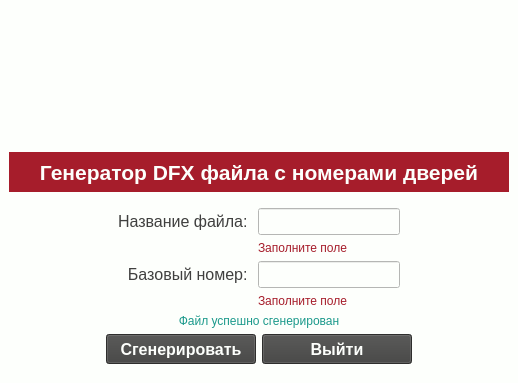
<?xml version="1.0" encoding="UTF-8"?>
<ui version="4.0">
 <class>MainWindow</class>
 <widget class="QMainWindow" name="MainWindow">
  <property name="geometry">
   <rect>
    <x>0</x>
    <y>0</y>
    <width>518</width>
    <height>379</height>
   </rect>
  </property>
  <property name="windowTitle">
   <string>QDoors DFX Generator</string>
  </property>
  <property name="windowIcon">
   <iconset>
    <normaloff>../img/icon.png</normaloff>../img/icon.png</iconset>
  </property>
  <property name="styleSheet">
   <string notr="true">background-color: rgb(253, 255, 252);</string>
  </property>
  <widget class="QWidget" name="centralwidget">
   <layout class="QVBoxLayout" name="verticalLayout">
    <item>
     <widget class="QLabel" name="Logo">
      <property name="sizePolicy">
       <sizepolicy hsizetype="Fixed" vsizetype="Fixed">
        <horstretch>0</horstretch>
        <verstretch>0</verstretch>
       </sizepolicy>
      </property>
      <property name="minimumSize">
       <size>
        <width>500</width>
        <height>137</height>
       </size>
      </property>
      <property name="maximumSize">
       <size>
        <width>500</width>
        <height>137</height>
       </size>
      </property>
      <property name="font">
       <font>
        <family>Arial</family>
        <pointsize>14</pointsize>
       </font>
      </property>
      <property name="styleSheet">
       <string notr="true"/>
      </property>
      <property name="text">
       <string/>
      </property>
      <property name="pixmap">
       <pixmap>../img/logo.png</pixmap>
      </property>
      <property name="scaledContents">
       <bool>true</bool>
      </property>
      <property name="alignment">
       <set>Qt::AlignLeading|Qt::AlignLeft|Qt::AlignVCenter</set>
      </property>
      <property name="margin">
       <number>5</number>
      </property>
     </widget>
    </item>
    <item>
     <widget class="QLabel" name="Header">
      <property name="sizePolicy">
       <sizepolicy hsizetype="Preferred" vsizetype="Fixed">
        <horstretch>0</horstretch>
        <verstretch>0</verstretch>
       </sizepolicy>
      </property>
      <property name="minimumSize">
       <size>
        <width>0</width>
        <height>40</height>
       </size>
      </property>
      <property name="font">
       <font>
        <family>Arial</family>
        <pointsize>16</pointsize>
        <weight>75</weight>
        <bold>true</bold>
       </font>
      </property>
      <property name="styleSheet">
       <string notr="true">color: rgb(253, 255, 252);
background-color: rgb(166, 29, 43);</string>
      </property>
      <property name="text">
       <string>Генератор DFX файла с номерами дверей</string>
      </property>
      <property name="alignment">
       <set>Qt::AlignCenter</set>
      </property>
      <property name="margin">
       <number>0</number>
      </property>
     </widget>
    </item>
    <item>
     <layout class="QGridLayout" name="gridLayout" columnstretch="0,0,0,0">
      <property name="topMargin">
       <number>10</number>
      </property>
      <property name="bottomMargin">
       <number>0</number>
      </property>
      <item row="4" column="2">
       <widget class="QLabel" name="basic_number_error">
        <property name="maximumSize">
         <size>
          <width>150</width>
          <height>16777215</height>
         </size>
        </property>
        <property name="font">
         <font>
          <family>Arial</family>
         </font>
        </property>
        <property name="styleSheet">
         <string notr="true">color: rgb(166, 29, 43);</string>
        </property>
        <property name="text">
         <string>Заполните поле</string>
        </property>
        <property name="alignment">
         <set>Qt::AlignLeading|Qt::AlignLeft|Qt::AlignTop</set>
        </property>
       </widget>
      </item>
      <item row="1" column="2">
       <widget class="QLineEdit" name="file_name_input">
        <property name="sizePolicy">
         <sizepolicy hsizetype="Preferred" vsizetype="Fixed">
          <horstretch>0</horstretch>
          <verstretch>0</verstretch>
         </sizepolicy>
        </property>
        <property name="font">
         <font>
          <family>Arial</family>
          <pointsize>12</pointsize>
         </font>
        </property>
       </widget>
      </item>
      <item row="1" column="1">
       <widget class="QLabel" name="file_name_label">
        <property name="sizePolicy">
         <sizepolicy hsizetype="Preferred" vsizetype="Preferred">
          <horstretch>0</horstretch>
          <verstretch>0</verstretch>
         </sizepolicy>
        </property>
        <property name="font">
         <font>
          <family>Arial</family>
          <pointsize>12</pointsize>
         </font>
        </property>
        <property name="styleSheet">
         <string notr="true">color: rgb(64, 64, 63);</string>
        </property>
        <property name="text">
         <string>Название файла: </string>
        </property>
        <property name="alignment">
         <set>Qt::AlignRight|Qt::AlignTrailing|Qt::AlignVCenter</set>
        </property>
       </widget>
      </item>
      <item row="2" column="2">
       <widget class="QLabel" name="file_name_error">
        <property name="sizePolicy">
         <sizepolicy hsizetype="Preferred" vsizetype="Preferred">
          <horstretch>0</horstretch>
          <verstretch>0</verstretch>
         </sizepolicy>
        </property>
        <property name="maximumSize">
         <size>
          <width>150</width>
          <height>16777215</height>
         </size>
        </property>
        <property name="font">
         <font>
          <family>Arial</family>
         </font>
        </property>
        <property name="styleSheet">
         <string notr="true">color: rgb(166, 29, 43);</string>
        </property>
        <property name="text">
         <string>Заполните поле</string>
        </property>
        <property name="alignment">
         <set>Qt::AlignLeading|Qt::AlignLeft|Qt::AlignTop</set>
        </property>
        <property name="margin">
         <number>0</number>
        </property>
       </widget>
      </item>
      <item row="3" column="1">
       <widget class="QLabel" name="basic_number_label">
        <property name="sizePolicy">
         <sizepolicy hsizetype="Preferred" vsizetype="Preferred">
          <horstretch>0</horstretch>
          <verstretch>0</verstretch>
         </sizepolicy>
        </property>
        <property name="font">
         <font>
          <family>Arial</family>
          <pointsize>12</pointsize>
         </font>
        </property>
        <property name="styleSheet">
         <string notr="true">color: rgb(64, 64, 63);</string>
        </property>
        <property name="text">
         <string>Базовый номер: </string>
        </property>
        <property name="alignment">
         <set>Qt::AlignRight|Qt::AlignTrailing|Qt::AlignVCenter</set>
        </property>
       </widget>
      </item>
      <item row="3" column="2">
       <widget class="QLineEdit" name="basic_number_input">
        <property name="sizePolicy">
         <sizepolicy hsizetype="Preferred" vsizetype="Fixed">
          <horstretch>0</horstretch>
          <verstretch>0</verstretch>
         </sizepolicy>
        </property>
        <property name="font">
         <font>
          <family>Arial</family>
          <pointsize>12</pointsize>
         </font>
        </property>
       </widget>
      </item>
      <item row="1" column="0">
       <spacer name="horizontalSpacer">
        <property name="orientation">
         <enum>Qt::Horizontal</enum>
        </property>
        <property name="sizeHint" stdset="0">
         <size>
          <width>40</width>
          <height>20</height>
         </size>
        </property>
       </spacer>
      </item>
      <item row="1" column="3">
       <spacer name="horizontalSpacer_2">
        <property name="orientation">
         <enum>Qt::Horizontal</enum>
        </property>
        <property name="sizeHint" stdset="0">
         <size>
          <width>40</width>
          <height>20</height>
         </size>
        </property>
       </spacer>
      </item>
     </layout>
    </item>
    <item>
     <widget class="QLabel" name="label_status">
      <property name="font">
       <font>
        <family>Arial</family>
       </font>
      </property>
      <property name="styleSheet">
       <string notr="true">color: rgb(27, 153, 139);</string>
      </property>
      <property name="text">
       <string>Файл успешно сгенерирован</string>
      </property>
      <property name="alignment">
       <set>Qt::AlignCenter</set>
      </property>
     </widget>
    </item>
    <item>
     <layout class="QHBoxLayout" name="horizontalLayout">
      <property name="bottomMargin">
       <number>10</number>
      </property>
      <item>
       <spacer name="horizontalSpacer_3">
        <property name="orientation">
         <enum>Qt::Horizontal</enum>
        </property>
        <property name="sizeHint" stdset="0">
         <size>
          <width>40</width>
          <height>20</height>
         </size>
        </property>
       </spacer>
      </item>
      <item>
       <widget class="QPushButton" name="btn_generate">
        <property name="sizePolicy">
         <sizepolicy hsizetype="Preferred" vsizetype="Fixed">
          <horstretch>0</horstretch>
          <verstretch>0</verstretch>
         </sizepolicy>
        </property>
        <property name="minimumSize">
         <size>
          <width>150</width>
          <height>30</height>
         </size>
        </property>
        <property name="maximumSize">
         <size>
          <width>150</width>
          <height>30</height>
         </size>
        </property>
        <property name="font">
         <font>
          <family>Arial</family>
          <pointsize>12</pointsize>
          <weight>75</weight>
          <bold>true</bold>
         </font>
        </property>
        <property name="cursor">
         <cursorShape>PointingHandCursor</cursorShape>
        </property>
        <property name="styleSheet">
         <string notr="true">background-color: rgb(64, 64, 63);
color: rgb(253, 255, 252);</string>
        </property>
        <property name="text">
         <string>Сгенерировать</string>
        </property>
        <property name="autoDefault">
         <bool>false</bool>
        </property>
        <property name="default">
         <bool>false</bool>
        </property>
        <property name="flat">
         <bool>false</bool>
        </property>
       </widget>
      </item>
      <item>
       <widget class="QPushButton" name="btn_exit">
        <property name="minimumSize">
         <size>
          <width>150</width>
          <height>30</height>
         </size>
        </property>
        <property name="maximumSize">
         <size>
          <width>150</width>
          <height>30</height>
         </size>
        </property>
        <property name="font">
         <font>
          <family>Arial</family>
          <pointsize>12</pointsize>
          <weight>75</weight>
          <bold>true</bold>
         </font>
        </property>
        <property name="cursor">
         <cursorShape>PointingHandCursor</cursorShape>
        </property>
        <property name="styleSheet">
         <string notr="true">background-color: rgb(64, 64, 63);
color: rgb(253, 255, 252);</string>
        </property>
        <property name="text">
         <string>Выйти</string>
        </property>
       </widget>
      </item>
      <item>
       <spacer name="horizontalSpacer_4">
        <property name="orientation">
         <enum>Qt::Horizontal</enum>
        </property>
        <property name="sizeHint" stdset="0">
         <size>
          <width>40</width>
          <height>20</height>
         </size>
        </property>
       </spacer>
      </item>
     </layout>
    </item>
   </layout>
  </widget>
 </widget>
 <resources/>
 <connections/>
</ui>
